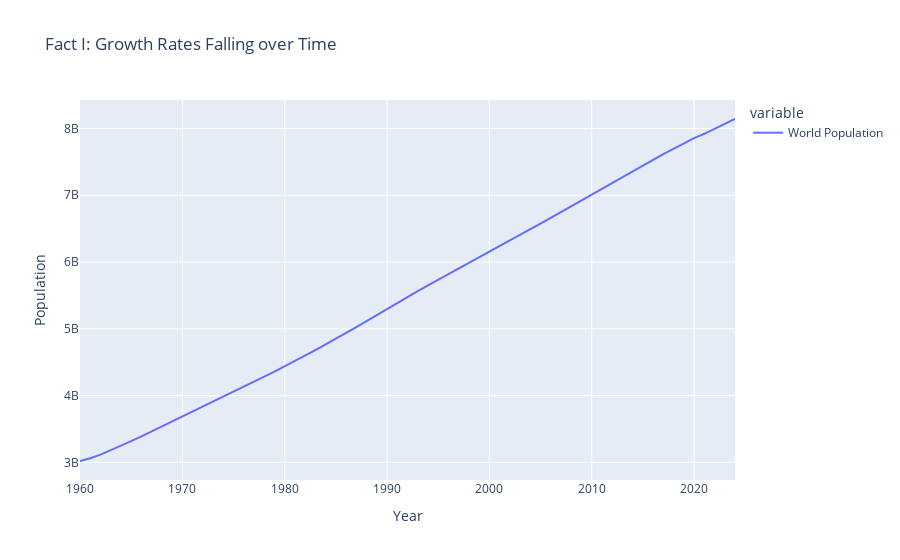

Write notebook code for a chart like this one.
### Markdown cell above
With that done, after we have a DataFrame making a plot is just one
line of code:

### Code cell
# Useful arguments to pass include xTitle, yTitle, Title
world.plot(title="Fact I: Growth Rates Falling over Time",
            labels=dict(date='Year',value='Population'))
